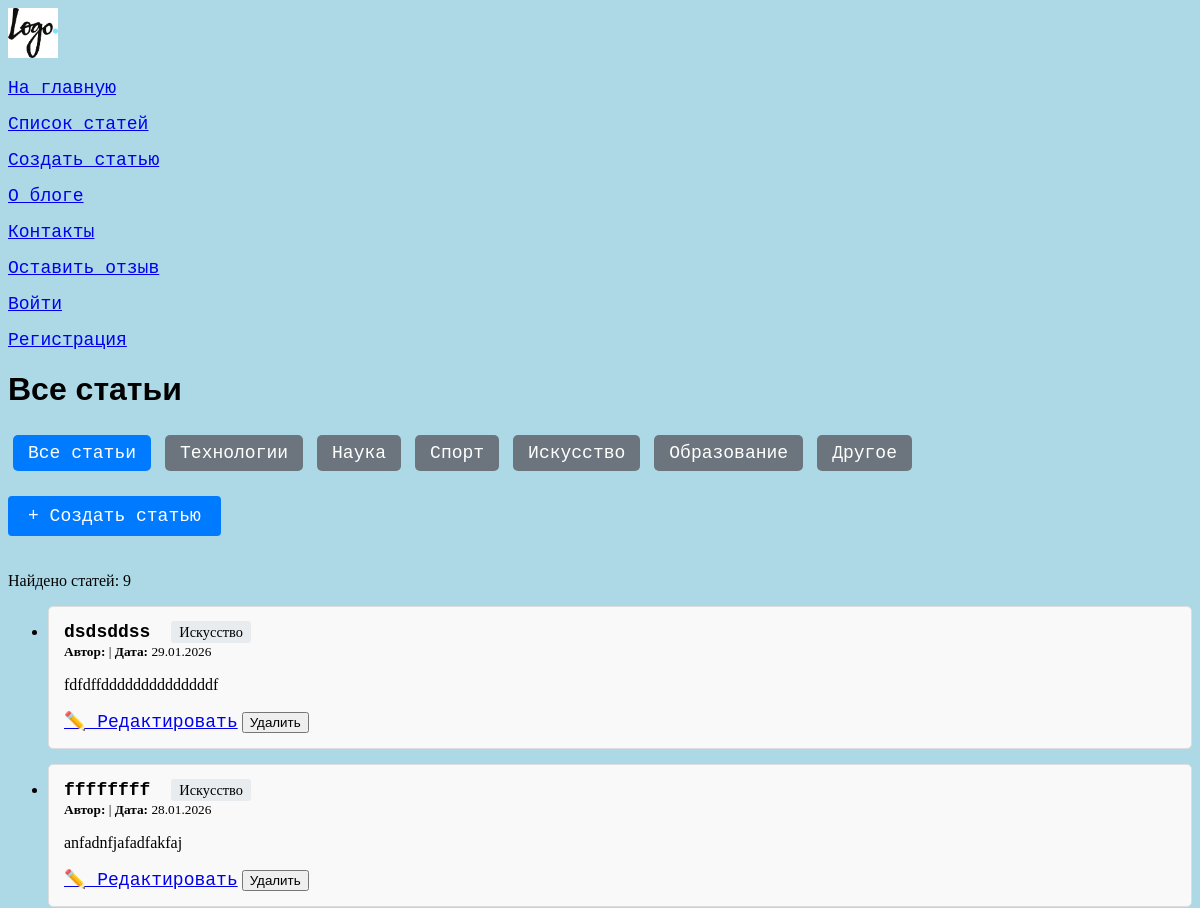
Page /articles (upper part) on the earlier database version.
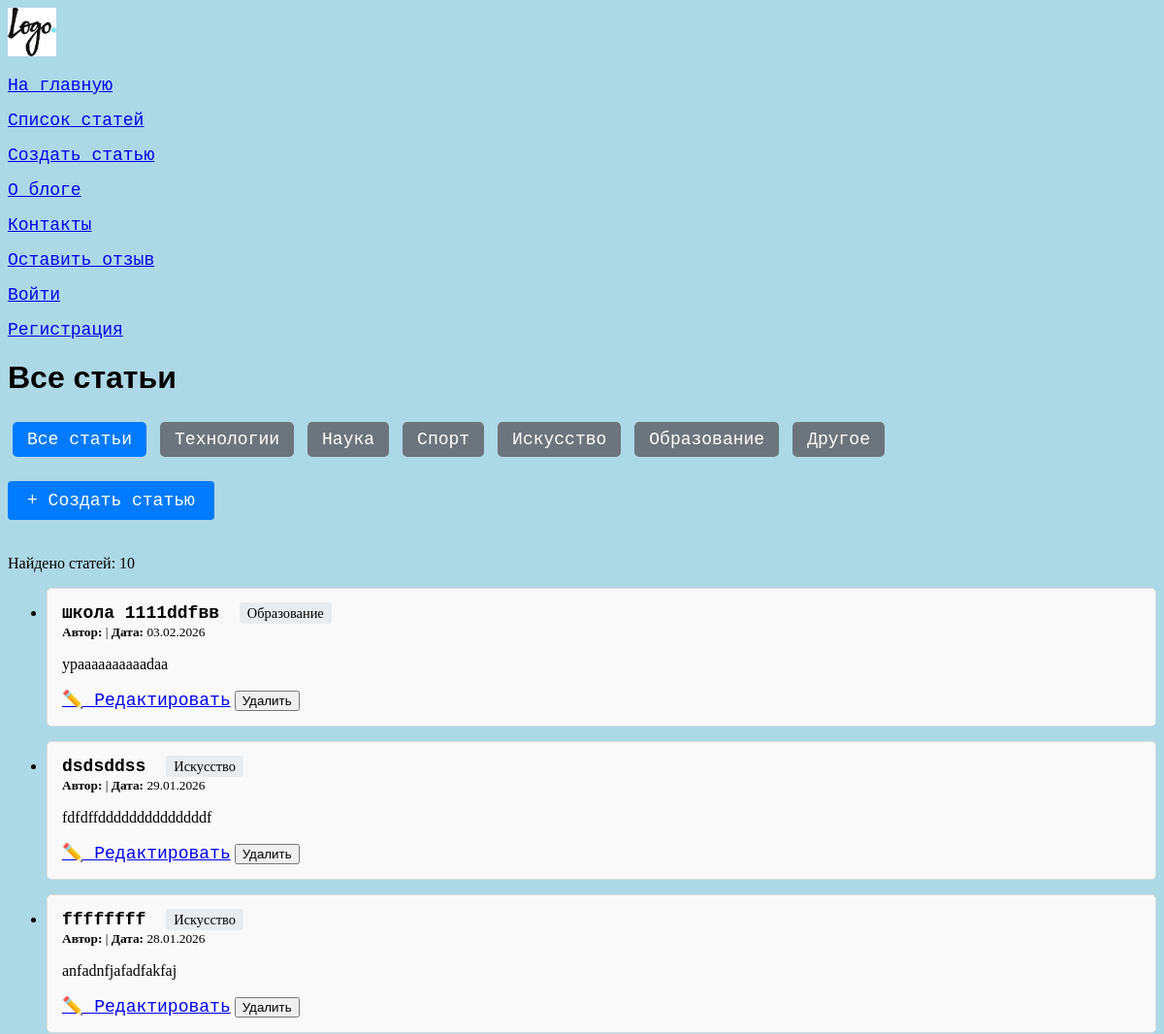
Same page on the later database version.
### main/models.py (models this page shows, shortened)
class Article(models.Model):
    CATEGORY_CHOICES = [
        ('technology', 'Технологии'),
        ('science', 'Наука'),
        ('sport', 'Спорт'),
        ('art', 'Искусство'),
        ('education', 'Образование'),
        ('other', 'Другое'),
    ]
    title = models.CharField(max_length=30)
    text = models.TextField()
    created_date = models.DateTimeField(auto_now_add=True)
    user = models.ForeignKey(
        'auth.User',
        on_delete=models.CASCADE,
        related_name='articles'
    )
    category = models.CharField(
        max_length=20,
        choices=CATEGORY_CHOICES,
        default='other'
    )

### main/views.py (the view)
# urls.py: path('articles', views.articles, name="articles"),
def articles(request):
    articles_list = Article.objects.select_related('user').all().order_by('-created_date')
    context = {
        'articles': articles_list,
        'title': 'Все статьи',
        'today': timezone.now().date(),
        'category_choices': Article.CATEGORY_CHOICES,
    }
    return render(request, "articles.html", context)

### main/templates/articles.html (shortened to what this page needs)
<!DOCTYPE html>
{% load static %}
{% include "base.html" %}
<html>
<head>
    <link rel="stylesheet" href="{% static 'main/static/css/styles.css' %}">
</head>
<body>
    <h1>{{ title }}</h1>
    <div class="category-nav">
        <a href="{% url 'articles' %}"
           class="category-link {% if not category %}active{% endif %}">
            Все статьи
        </a>
        {% for code, name in category_choices %}
            <a href="{% url 'articles_by_category' code %}"
               class="category-link {% if category == code %}active{% endif %}">
                {{ name }}
            </a>
        {% endfor %}
    </div>
    <a href="{% url 'create_article' %}" class="create-link">+ Создать статью</a>
    {% if articles %}
        <p>Найдено статей: {{ articles|length }}</p>
        <ul class="article-list">
        {% for article in articles %}
            <li class="article-item">
                <a href="{% url 'article_detail' article.id %}" style="text-decoration: none; color: inherit;">
                    <strong>{{ article.title }}</strong>
                </a>
                <span class="article-category">{{ article.get_category_display }}</span>
                <br>
                <small>
                    <strong>Автор:</strong> {{ article.user.name }} |
                    <strong>Дата:</strong> {{ article.created_date|date:"d.m.Y" }}
                </small>
                <p>{{ article.text|truncatechars:150 }}</p>
                <div class="article-actions">
                    <a href="{% url 'edit_article' article.id %}" class="btn btn-edit">✏️ Редактировать</a>
                    <form action="{% url 'delete_article' article.id %}" method="POST" style="display: inline;">
                        <button type="submit" class="btn btn-delete"
                                onclick="return confirm('Удалить статью?')">
                            Удалить
                        </button>
                    </form>
                </div>
            </li>
        {% endfor %}
        </ul>
    {% endif %}
</body>
</html>

Differences in the rows shown:
added Article: title "школа 1111ddfвв", category "Образование", created_date "03.02.2026", text "урааааааааааdаа"
Other differences:
{{ articles|length }}: "9" → "10"
